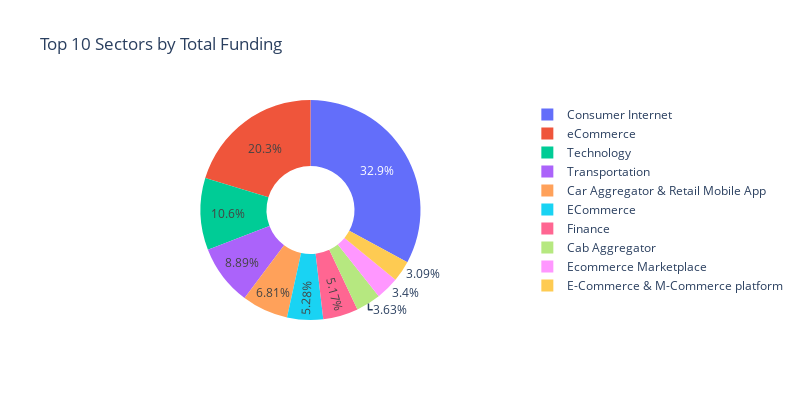

The cell this chart's notebook holds for it:
### Code cell
# Create a pie chart using Plotly Express
fig = px.pie(
    funding_by_sector,
    values='Amount_in_USD',
    names='Industry_Vertical',
    title='Top 10 Sectors by Total Funding',
    hole=0.4  # Optional: Set hole size for a donut chart effect
)

fig.update_layout(width=800, height=400)

# Show the figure
fig.show()

### Figure 1 — Plotly figure (JSON) as saved in the notebook; plotly's stock layout.template omitted (floating-point values rounded to 4 significant figures)
{"data": [{"domain": {"x": [0, 1], "y": [0, 1]}, "hole": 0.4, "hovertemplate": "Industry_Vertical=%{label}<br>Amount_in_USD=%{value}<extra></extra>", "labels": ["Consumer Internet", "eCommerce", "Technology", "Transportation", "Car Aggregator & Retail Mobile App", "ECommerce", "Finance", "Cab Aggregator", "Ecommerce Marketplace", "E-Commerce & M-Commerce platform"], "legendgroup": "", "name": "", "showlegend": true, "type": "pie", "values": [14485595934, 8953159000, 4659350760, 3916632394, 3000000000, 2328312864, 2276928000, 1600000000, 1500000000, 1360000000]}], "layout": {"height": 400, "legend": {"tracegroupgap": 0}, "title": {"text": "Top 10 Sectors by Total Funding"}, "width": 800}}
